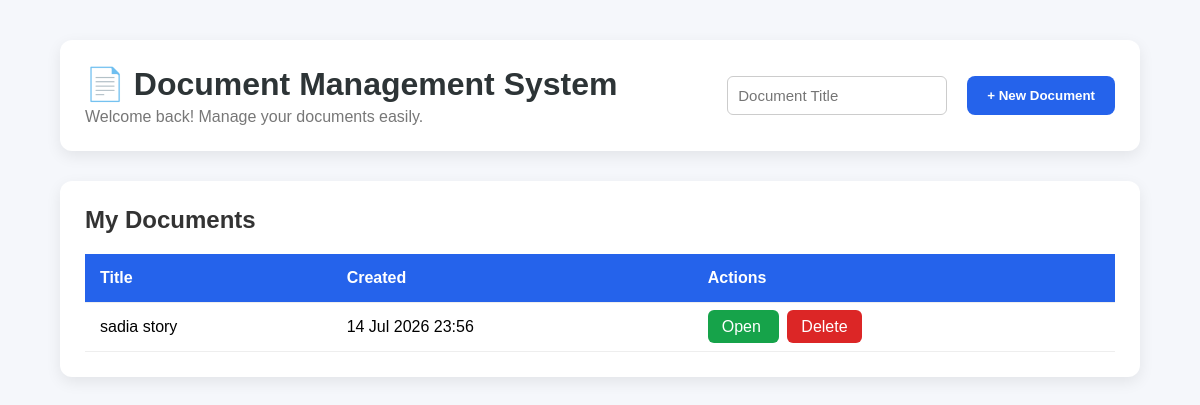
Page /dashboard/ on the earlier database version.
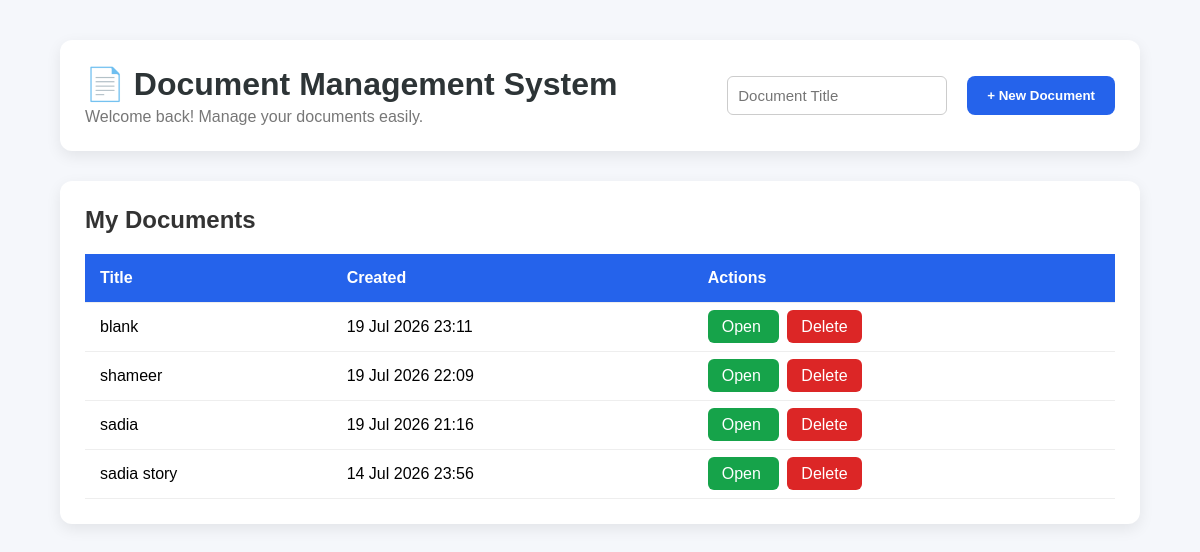
Same page on the later database version.
### documents/models.py (models this page shows)
class Document(models.Model):
    title = models.CharField(max_length=255)
    file = models.FileField(upload_to="documents/", blank=True, null=True)
    content = models.TextField(blank=True, null=True)
    created_at = models.DateTimeField(auto_now_add=True)
    updated_at = models.DateTimeField(auto_now=True)
    def __str__(self):
        return self.title

### accounts/views.py (the view)
# urls.py: path("dashboard/", dashboard, name="dashboard"),
def dashboard(request):
    documents = Document.objects.all().order_by("-created_at")
    print("Total Documents:", documents.count())
    print(documents)
    return render(
        request,
        "accounts/dashboard.html",
        {
            "documents": documents
        }
    )

### templates/accounts/dashboard.html (shortened to what this page needs)
{% load static %}
<!DOCTYPE html>
<html lang="en">
<head>
    <link rel="stylesheet" href="{% static 'css/dashboard.css' %}">
</head>
<body>
<div class="container">
    <div class="header">
        <div>
            <h1>📄 Document Management System</h1>
            <p>Welcome back! Manage your documents easily.</p>
        </div>
        <form action="{% url 'editor' %}" method="POST">
            <input
                type="text"
                name="title"
                placeholder="Document Title"
                required
                style="
                    padding:10px;
                    border-radius:6px;
                    border:1px solid #ccc;
                    margin-right:10px;
                ">
            <button class="new-btn" type="submit">
                + New Document
            </button>
        </form>
    </div>
    <div class="documents">
        <h2>My Documents</h2>
        {% if documents %}
        <table>
            <thead>
                <tr>
                    <th>Title</th>
                    <th>Created</th>
                    <th>Actions</th>
                </tr>
            </thead>
            <tbody>
            {% for document in documents %}
                <tr>
                    <td>{{ document.title }}</td>
                    <td>{{ document.created_at|date:"d M Y H:i" }}</td>
                    <td>
                        <a
                            href="{% url 'edit_document' document.id %}"
                            class="edit-btn">
                            Open
                        </a>
                        <a
                            href="{% url 'delete_document' document.id %}"
                            class="delete-btn"
                            onclick="return confirm('Delete this document?')">
                            Delete
                        </a>
                    </td>
                </tr>
            {% endfor %}
            </tbody>
        </table>
        {% else %}
        <div class="empty">
            <h3>No Documents Found</h3>
            <p>Create your first Word document.</p>
        </div>
        {% endif %}
    </div>
</div>
</body>
</html>

### static/css/dashboard.css (style rules this page uses)
* { margin:0; padding:0; box-sizing:border-box; font-family:Arial, Helvetica, sans-serif; }
body { background:#f5f7fb; }
.container { width:90%; max-width:1200px; margin:40px auto; }
.header { display:flex; justify-content:space-between; align-items:center; background:#ffffff; padding:25px; border-radius:12px; box-shadow:0 5px 15px rgba(0,0,0,.08); margin-bottom:30px; }
.header h1 { color:#2d3436; margin-bottom:5px; }
.header p { color:#777; }
.header form { display:flex; align-items:center; gap:10px; }
.header input { padding:10px 15px; border:1px solid #ccc; border-radius:8px; width:220px; outline:none; font-size:15px; }
.new-btn { background:#2563eb; color:#fff; border:none; padding:12px 20px; border-radius:8px; cursor:pointer; text-decoration:none; font-weight:bold; transition:.3s; }
.documents { background:#fff; padding:25px; border-radius:12px; box-shadow:0 5px 15px rgba(0,0,0,.08); }
.documents h2 { margin-bottom:20px; color:#333; }
table { width:100%; border-collapse:collapse; }
thead { background:#2563eb; color:#fff; }
th, td { padding:15px; text-align:left; border-bottom:1px solid #eee; }
.edit-btn { background:#16a34a; color:#fff; text-decoration:none; padding:8px 14px; border-radius:6px; margin-right:8px; transition:.3s; }
.delete-btn { background:#dc2626; color:#fff; text-decoration:none; padding:8px 14px; border-radius:6px; transition:.3s; }

Differences in the rows shown:
added Document: title "blank", created_at "19 Jul 2026 23:11"
added Document: title "shameer", created_at "19 Jul 2026 22:09"
added Document: title "sadia", created_at "19 Jul 2026 21:16"
